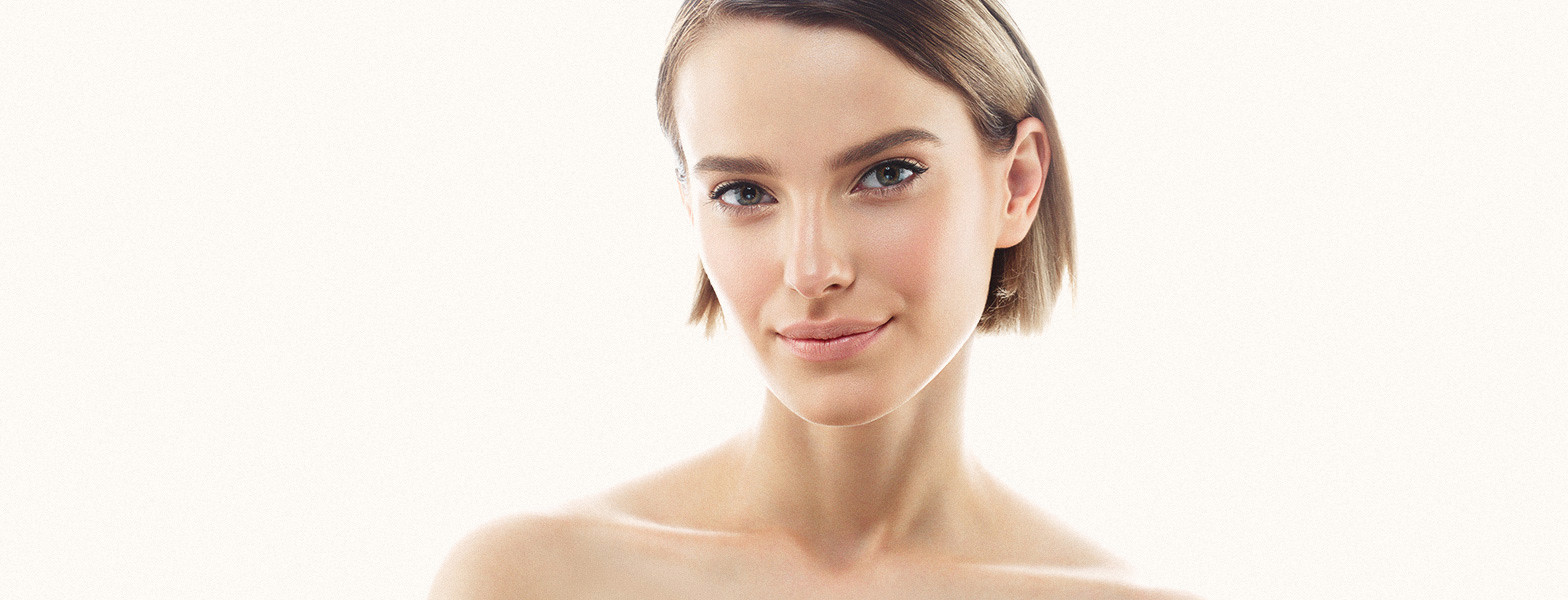
#> input picture face_detection/1.jpg, 1568 x 600 px
$ python 'resimden_yüz_algılama.py'
#> lines starting #> are read from the running program, lines starting #| are printed output that depends on the picture; after the words box and inside, x2 and y2 are one past the last pixel; in counts of white or black regions, pixels touching at a corner belong together
import cv2

img = cv2.imread("1.jpg")
#> img is the input picture: shape (600, 1568, 3); mean B, G, R 221.1, 230.4, 241
face_cascade = cv2.CascadeClassifier("frontalface.xml")
gray = cv2.cvtColor(img,cv2.COLOR_BGR2GRAY)
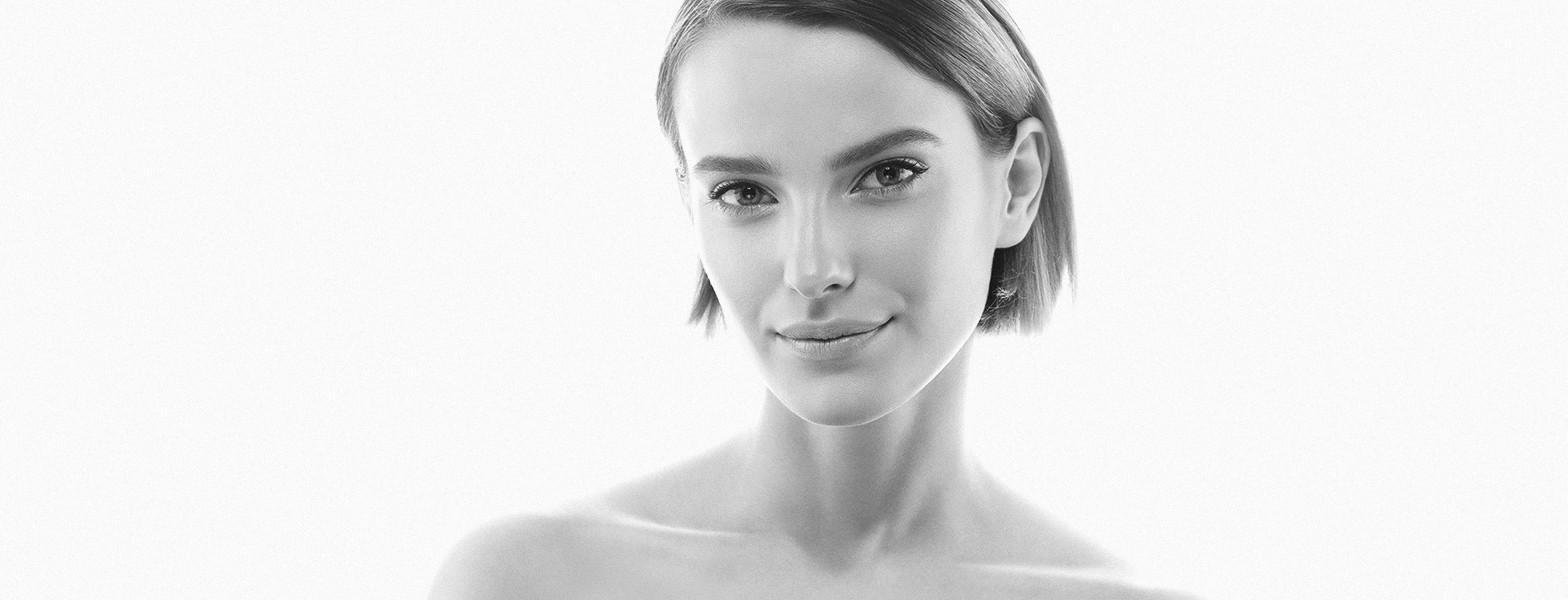
#> gray: shape (600, 1568); min 7, max 255, mean 232.3
faces = face_cascade.detectMultiScale(gray,1.3,7)
#> faces = [[618, 34, 384, 384]]
for (x,y,w,h) in faces:
    cv2.rectangle(img,(x,y),(x+w,y+h),(0,0,255),2)
#> this loop made 1 pass
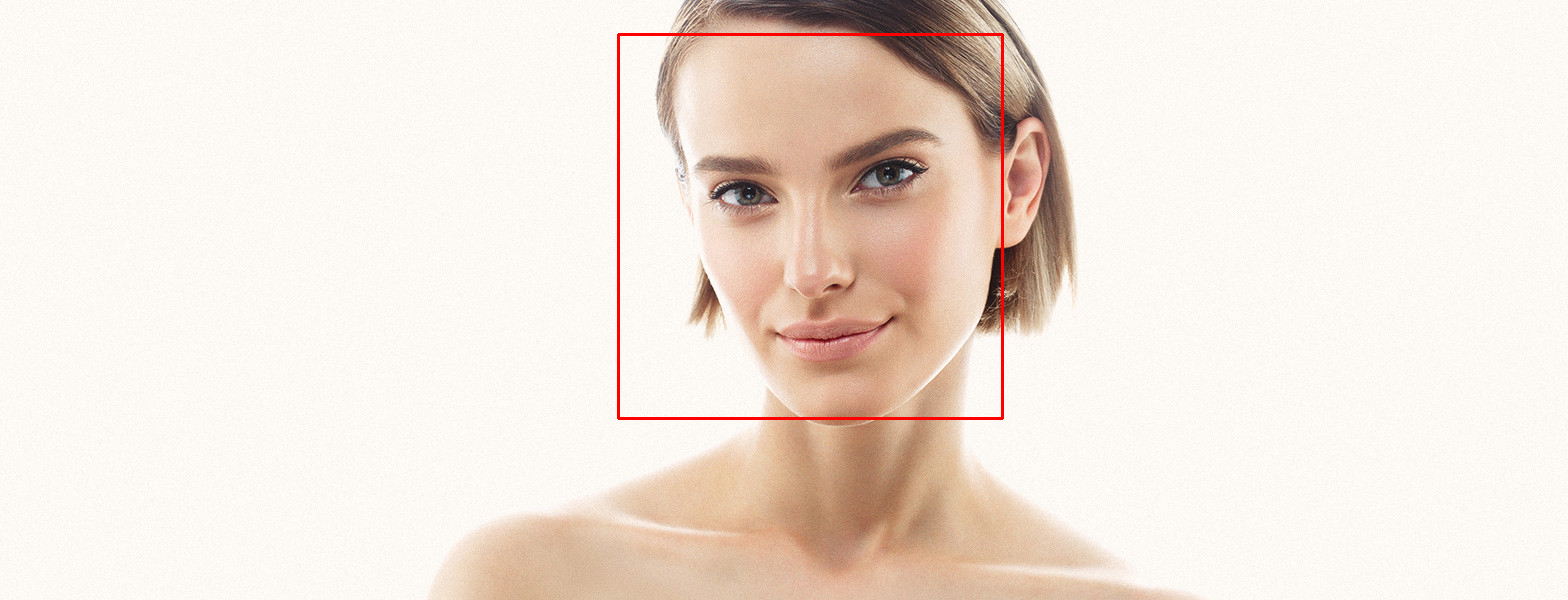
#> img: shape (600, 1568, 3); 0.49% of pixels changed, all inside (x1, y1, x2, y2) = (617, 33, 1004, 420)
cv2.imshow("image",img)
cv2.waitKey(0)
cv2.destroyAllWindows()


# resim algılama hatası var
